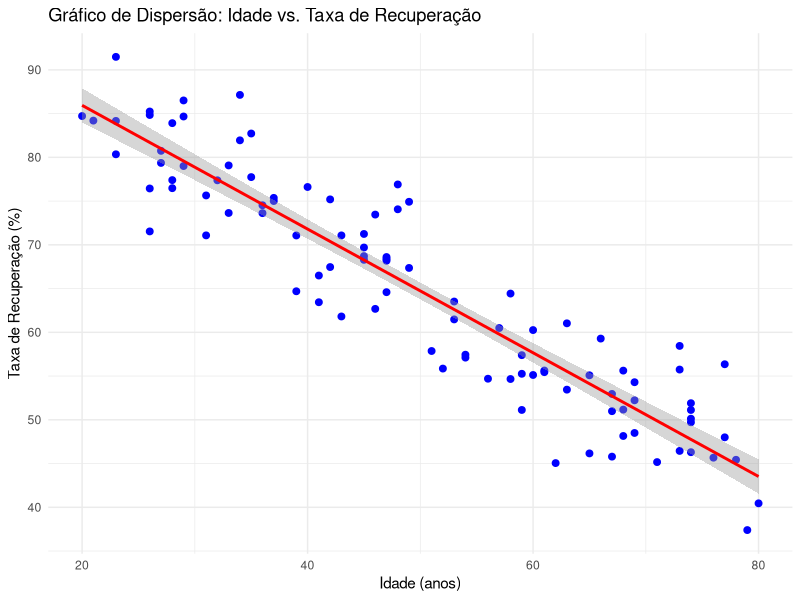

Here is the R script that generated this plot:
# Curso Visualização e Análise de Dados com Software R
# Aplicadas  Vigilância em Sa?de
# Programa de Fortalecimento da Epidemiologia nos Servicos de Saúde - PROFEPI

# Módulo 2 - Visualização de dados
# Outras informações de funcionalidades
## Profa. Dra. Elisangela Lizzi

### -----------------------------------------------------------------------###
# Configurar o ambiente para reprodutibilidade-dados simulados
set.seed(123) 

# Gerar dados simulados
n <- 100 # Número de pacientes
idade <- round(runif(n, 20, 80)) # Idades entre 20 e 80 anos
taxa_recuperacao <- 100 - 0.7 * idade + rnorm(n, mean = 0, sd = 5) # Relação inversa com ruído aleatório

# Garantir que a taxa de recuperação esteja entre 0 e 100
taxa_recuperacao <- ifelse(taxa_recuperacao < 0, 0, taxa_recuperacao)

# Criar um dataframe
dados <- data.frame(idade, taxa_recuperacao)

# Visualizar os primeiros dados
head(dados)

### -----------------------------------------------------------------------###
# Plotar gráfico de dispersão usando ggplot2
library(ggplot2)

ggplot(dados, aes(x = idade, y = taxa_recuperacao)) +
  geom_point(color = "blue", size = 2) +
  geom_smooth(method = "lm", se = TRUE, color = "red") +
  labs(
    title = "Gráfico de Dispersão: Idade vs. Taxa de Recuperação",
    x = "Idade (anos)",
    y = "Taxa de Recuperação (%)"
  ) +
  theme_minimal()
